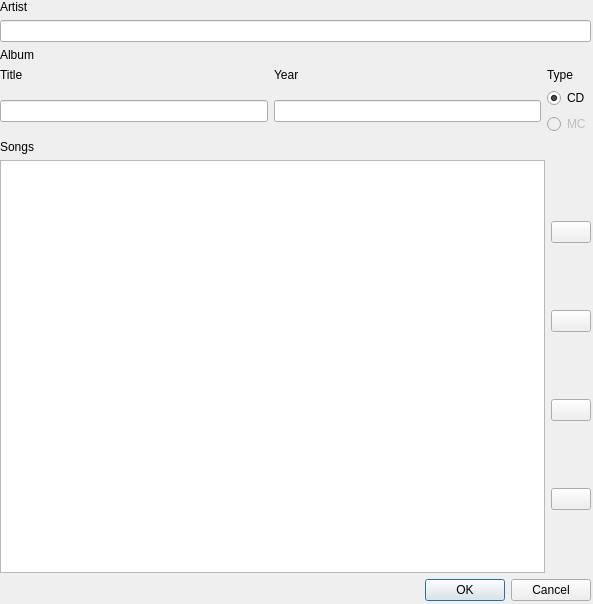
<?xml version="1.0" encoding="UTF-8"?>
<ui version="4.0">
 <class>Dialog</class>
 <widget class="QDialog" name="Dialog">
  <property name="geometry">
   <rect>
    <x>0</x>
    <y>0</y>
    <width>593</width>
    <height>604</height>
   </rect>
  </property>
  <property name="windowTitle">
   <string>Dialog</string>
  </property>
  <widget class="QWidget" name="verticalLayoutWidget">
   <property name="geometry">
    <rect>
     <x>0</x>
     <y>0</y>
     <width>591</width>
     <height>601</height>
    </rect>
   </property>
   <layout class="QVBoxLayout" name="verticalLayout">
    <item>
     <widget class="QLabel" name="label">
      <property name="text">
       <string>Artist</string>
      </property>
     </widget>
    </item>
    <item>
     <widget class="QLineEdit" name="ArtistEdit"/>
    </item>
    <item>
     <widget class="QLabel" name="label_5">
      <property name="text">
       <string>Album</string>
      </property>
     </widget>
    </item>
    <item>
     <layout class="QGridLayout" name="gridLayout">
      <item row="1" column="0">
       <widget class="QLabel" name="label_2">
        <property name="text">
         <string>Title</string>
        </property>
       </widget>
      </item>
      <item row="1" column="2">
       <widget class="QLabel" name="label_4">
        <property name="text">
         <string>Type</string>
        </property>
       </widget>
      </item>
      <item row="2" column="0">
       <widget class="QLineEdit" name="TitleEdit"/>
      </item>
      <item row="2" column="1">
       <widget class="QLineEdit" name="YearEdit"/>
      </item>
      <item row="2" column="2">
       <layout class="QVBoxLayout" name="verticalLayout_2">
        <item>
         <widget class="QRadioButton" name="CDradio">
          <property name="text">
           <string>CD</string>
          </property>
          <property name="checked">
           <bool>true</bool>
          </property>
         </widget>
        </item>
        <item>
         <widget class="QRadioButton" name="MCradio">
          <property name="enabled">
           <bool>false</bool>
          </property>
          <property name="text">
           <string>MC</string>
          </property>
         </widget>
        </item>
       </layout>
      </item>
      <item row="1" column="1">
       <widget class="QLabel" name="label_3">
        <property name="text">
         <string>Year</string>
        </property>
       </widget>
      </item>
     </layout>
    </item>
    <item>
     <widget class="QLabel" name="label_6">
      <property name="text">
       <string>Songs</string>
      </property>
     </widget>
    </item>
    <item>
     <layout class="QHBoxLayout" name="horizontalLayout">
      <item>
       <widget class="QListView" name="listView"/>
      </item>
      <item>
       <layout class="QVBoxLayout" name="verticalLayout_3">
        <property name="sizeConstraint">
         <enum>QLayout::SetNoConstraint</enum>
        </property>
        <item>
         <widget class="QPushButton" name="AddButton">
          <property name="text">
           <string/>
          </property>
          <property name="icon">
           <iconset>
            <normaloff>icons/plus-24.png</normaloff>icons/plus-24.png</iconset>
          </property>
         </widget>
        </item>
        <item>
         <widget class="QPushButton" name="RemoveButton">
          <property name="text">
           <string/>
          </property>
          <property name="icon">
           <iconset>
            <normaloff>icons/minus-24.png</normaloff>icons/minus-24.png</iconset>
          </property>
         </widget>
        </item>
        <item>
         <widget class="QPushButton" name="UpButton">
          <property name="text">
           <string/>
          </property>
          <property name="icon">
           <iconset>
            <normaloff>icons/arrow-up-24.png</normaloff>icons/arrow-up-24.png</iconset>
          </property>
         </widget>
        </item>
        <item>
         <widget class="QPushButton" name="DownButton">
          <property name="text">
           <string/>
          </property>
          <property name="icon">
           <iconset>
            <normaloff>icons/arrow-down-24.png</normaloff>icons/arrow-down-24.png</iconset>
          </property>
         </widget>
        </item>
       </layout>
      </item>
     </layout>
    </item>
    <item>
     <widget class="QDialogButtonBox" name="buttonBox">
      <property name="orientation">
       <enum>Qt::Horizontal</enum>
      </property>
      <property name="standardButtons">
       <set>QDialogButtonBox::Cancel|QDialogButtonBox::Ok</set>
      </property>
     </widget>
    </item>
   </layout>
  </widget>
 </widget>
 <resources/>
 <connections>
  <connection>
   <sender>buttonBox</sender>
   <signal>accepted()</signal>
   <receiver>Dialog</receiver>
   <slot>Check()</slot>
   <hints>
    <hint type="sourcelabel">
     <x>248</x>
     <y>254</y>
    </hint>
    <hint type="destinationlabel">
     <x>157</x>
     <y>274</y>
    </hint>
   </hints>
  </connection>
  <connection>
   <sender>Dialog</sender>
   <signal>Ok()</signal>
   <receiver>Dialog</receiver>
   <slot>accept()</slot>
   <hints>
    <hint type="sourcelabel">
     <x>20</x>
     <y>20</y>
    </hint>
    <hint type="destinationlabel">
     <x>20</x>
     <y>20</y>
    </hint>
   </hints>
  </connection>
  <connection>
   <sender>buttonBox</sender>
   <signal>rejected()</signal>
   <receiver>Dialog</receiver>
   <slot>reject()</slot>
   <hints>
    <hint type="sourcelabel">
     <x>316</x>
     <y>260</y>
    </hint>
    <hint type="destinationlabel">
     <x>286</x>
     <y>274</y>
    </hint>
   </hints>
  </connection>
 </connections>
</ui>
